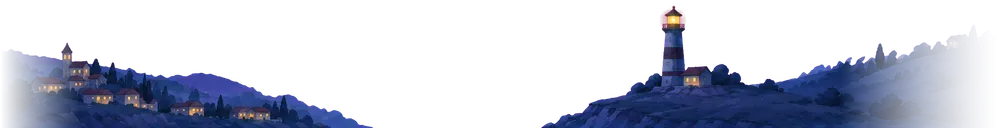
#> input picture art/far-night.webp, 1000 x 128 px, shrunk from 1717 x 219 before the run, given in place of far-night.png, which was not available
$ python key-magenta.py path/to/far-night.png art/far-night.webp
#> lines starting #> are read from the running program, lines starting #| are printed output that depends on the picture; after the words box and inside, x2 and y2 are one past the last pixel; in counts of white or black regions, pixels touching at a corner belong together; pictures that were not available may be replaced by others from this repository, and a replacement may not be noted
"""Turn a painted distant-coast image on a magenta (#FF00FF) background into a game layer.

Keys out the magenta with soft edges, removes magenta spill from edge pixels, crops to the
land (10 px margin above, bottom edge = horizon), fades the left 8% and right 16% so the land
dissolves into haze on wide screens, and saves a small WebP with transparency.

Usage:
  python3 tools/key-magenta.py path/to/far-night.png art/far-night.webp
  python3 tools/key-magenta.py --sprite path/to/bucket.png art/bucket.png

--sprite is for props and characters: same keying and spill removal, cropped tight on all
four sides with a small margin, no edge fades, saved as PNG (or WebP if the name says so).

Prints the lighthouse lamp position in the cropped image (bright yellow pixels), which goes in
FAR_NIGHT_LAMP or FAR_RECT.lamp in index.html. For a daytime image with no glowing lamp, read
the lamp position off the image by eye and subtract the crop top it prints.
"""
import sys
import numpy as np
from PIL import Image

args = [a for a in sys.argv[1:] if a != '--sprite']
sprite = '--sprite' in sys.argv
src, dst = args[0], args[1]
im = np.asarray(Image.open(src).convert('RGB')).astype(float)
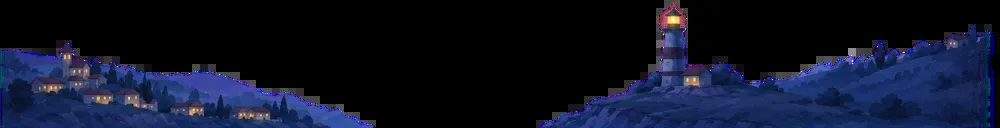
#> im: shape (128, 1000, 3) float64; mean R, G, B 14.6, 20, 39.8
r, g, b = im[..., 0], im[..., 1], im[..., 2]
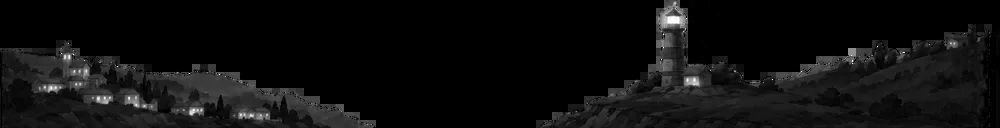
#> r: shape (128, 1000) float64; min 0, max 255, mean 14.6
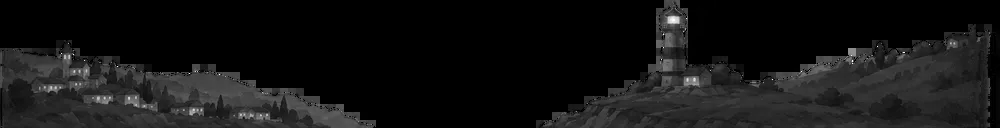
#> g: shape (128, 1000) float64; min 0, max 255, mean 20
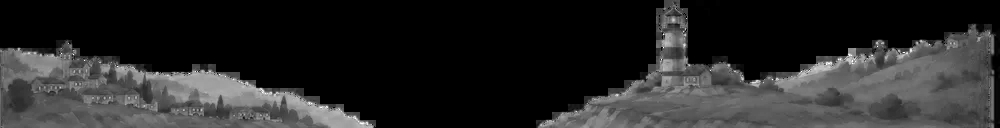
#> b: shape (128, 1000) float64; min 0, max 255, mean 39.8

key = np.clip(((r + b) / 2 - g - 60) / 120, 0, 1)   # 1 = pure magenta
alpha = 1 - key
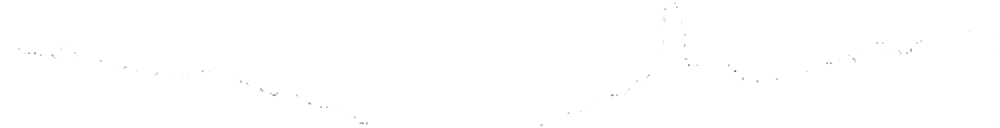
#> alpha: shape (128, 1000) float64; min 0.425, max 1, mean 0.999
spill = np.clip(np.minimum(r, b) - g, 0, None) * key
out = im.copy()
out[..., 0] -= spill
#> out: shape (128, 1000, 3) float64; 0.37% of pixels changed, all inside (x1, y1, x2, y2) = (18, 2, 993, 128)
out[..., 2] -= spill
#> out: shape (128, 1000, 3) float64; mean R, G, B 14.6, 20, 39.7
out = np.clip(out, 0, 255)

if sprite:
    # props and characters have no purple in them: pull any leftover magenta tint out of edge fur
    r2, g2, b2 = out[..., 0], out[..., 1], out[..., 2]
    tint = np.clip(np.minimum(r2, b2) - g2 - 12, 0, None) * (alpha < 0.98)
    out[..., 0] -= tint
    out[..., 2] -= tint
    m = alpha > 0.5
    ys, xs = np.where(m)
    pad = 6
    t, b0 = max(0, ys.min() - pad), min(m.shape[0], ys.max() + 1 + pad)
    l, r0 = max(0, xs.min() - pad), min(m.shape[1], xs.max() + 1 + pad)
    rgba = np.dstack([out, alpha * 255]).astype(np.uint8)[t:b0, l:r0]
    fmt = 'WEBP' if dst.lower().endswith('.webp') else 'PNG'
    Image.fromarray(rgba, 'RGBA').save(dst, fmt, **({'quality': 90} if fmt == 'WEBP' else {'optimize': True}))
    print('sprite crop left', l, 'top', t, '| size', rgba.shape[1], 'x', rgba.shape[0])
    sys.exit(0)

rows = np.where((alpha > 0.5).sum(axis=1) > 0)[0]
#> rows = 128 values from 0 to 127
top, bottom = max(0, rows.min() - 10), rows.max() + 1
#> top = 0; bottom = 128
rgba = np.dstack([out, alpha * 255]).astype(np.uint8)[top:bottom]

w = rgba.shape[1]
#> w = 1000
ramp = np.ones(w)
#> ramp = 1000 values from 1 to 1
fr, fl = int(w * 0.16), int(w * 0.08)
#> fr = 160; fl = 80
ramp[w - fr:] = np.linspace(1, 0, fr) ** 1.5
ramp[:fl] = np.linspace(0, 1, fl)
rgba[..., 3] = (rgba[..., 3] * ramp[None, :]).astype(np.uint8)
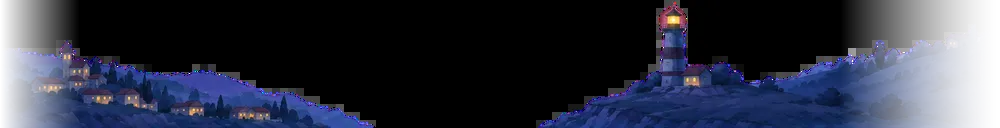
#> rgba: shape (128, 1000, 4); mean R, G, B, A 14.6, 20, 39.7, 220.1; transparent parts drawn white

Image.fromarray(rgba, 'RGBA').save(dst, 'WEBP', quality=88)
print('original size', im.shape[1], 'x', im.shape[0], '| crop top', top, '| layer height', rgba.shape[0])
#| original size 1000 x 128 | crop top 0 | layer height 128

yel = (r > 200) & (g > 170) & (b < 140) & (alpha > 0.5)
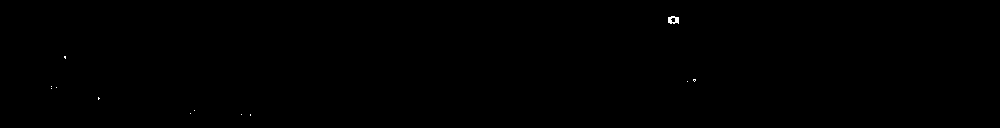
#> yel: shape (128, 1000) bool; 0.07% white; 12 white regions (11 under 20 px), largest, box (x1, y1, x2, y2) and area: (668, 16, 679, 24) 62
ys, xs = np.where(yel[:bottom])
#> ys = 86 values from 16 to 115; xs = 86 values, max 695 at index 69, min 51 at index 74, mean 564.8
if len(xs):
    print('bright yellow (lamp?) centroid in cropped image:', round(xs.mean()), round(ys.mean() - top),
          '(check: windows also count, so narrow to the lighthouse if needed)')
#| bright yellow (lamp?) centroid in cropped image: 565 38 (check: windows also count, so narrow to the lighthouse if needed)

$ run again, with art/boat.webp copied over art/far-night.webp
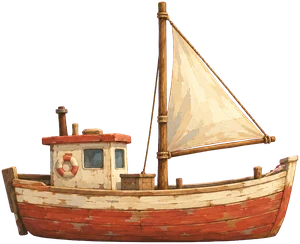
#> input picture art/boat.webp, 300 x 244 px, given in place of far-night.png, which was not available
#> `r, g, b = im[..., 0], im[..., 1], im[..., 2]`:
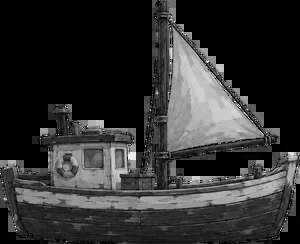
#> b: shape (244, 300) float64; min 0, max 255, mean 48.7
#> rows = 244 values from 0 to 243
#> top = 0; bottom = 244
#| original size 300 x 244 | crop top 0 | layer height 244
#> `yel = (r > 200) & (g > 170) & (b < 140) & (alpha > 0.5)`:
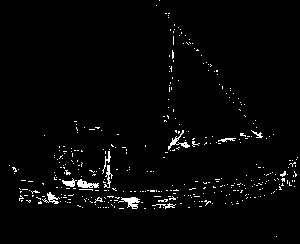
#> yel: shape (244, 300) bool; 2.3% white in thin lines or dots
#> ys = 1710 values from 0 to 236; xs = 1710 values, max 297 at index 501, min 9 at index 549, mean 142.6
#| bright yellow (lamp?) centroid in cropped image: 143 169 (check: windows also count, so narrow to the lighthouse if needed)

$ run again, with art/bucket.webp copied over art/far-night.webp
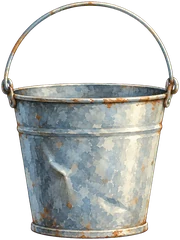
#> input picture art/bucket.webp, 180 x 240 px, given in place of far-night.png, which was not available
#> `r, g, b = im[..., 0], im[..., 1], im[..., 2]`:
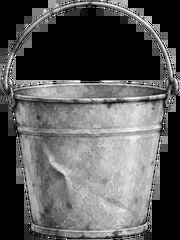
#> b: shape (240, 180) float64; min 0, max 255, mean 90.4
#> rows = 240 values from 0 to 239
#> top = 0; bottom = 240
#> `rgba[..., 3] = (rgba[..., 3] * ramp[None, :]).astype(np.uint8)`:
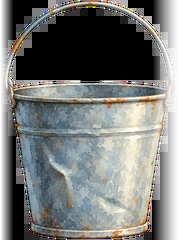
#> rgba: shape (240, 180, 4); mean R, G, B, A 91.3, 93, 90.4, 221.3; transparent parts drawn white
#| original size 180 x 240 | crop top 0 | layer height 240
#> yel: shape (240, 180) bool; 0.07% white in thin lines or dots, all inside (x1, y1, x2, y2) = (12, 2, 177, 236)
#> ys = 31 values from 2 to 235; xs = 31 values, max 176 at index 9, min 12 at index 8, mean 113
#| bright yellow (lamp?) centroid in cropped image: 113 111 (check: windows also count, so narrow to the lighthouse if needed)
